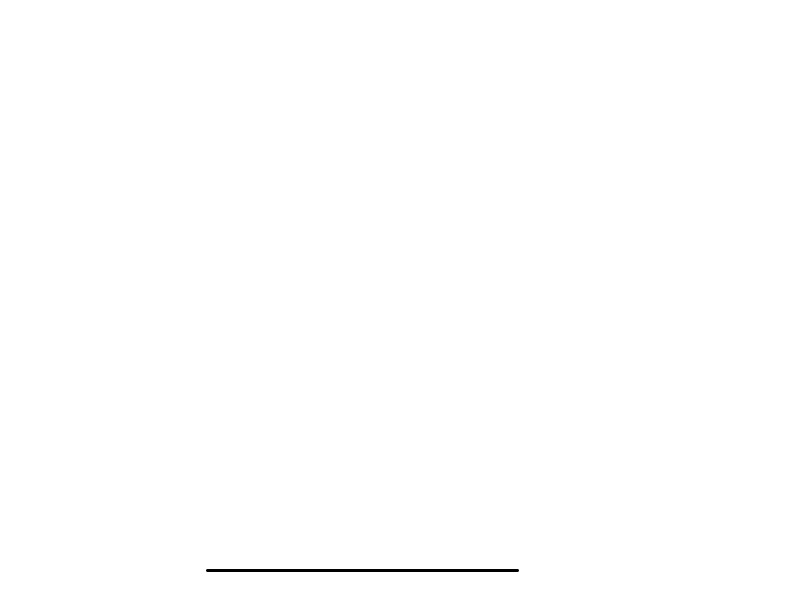
Frame 1 (no input)
Frame 60 (the mouse pressed at the canvas centre just before this capture): identical to frame 1, image omitted
Frame 120 (the mouse held since frame 60 and released just before this capture): identical to frame 1, image omitted

The Processing sketch that drew this single still picture (run headless with seeded random() and noise(); from frame 60 on, the mouse is pressed at the canvas centre):

// Processing sketch: line_02
// ── line_02.pde
float x1, x2, y;

void setup() {
  size(800, 600);

  x1 = random(0, width);
  x2 = random(0, width);
  y = random(0, height);

  strokeWeight(3);
}

void draw() {
  background(255);

  myLine(x1, x2, y);
}

void myLine(float x1, float x2, float y) {
  line(x1, y, x2, y);
}
